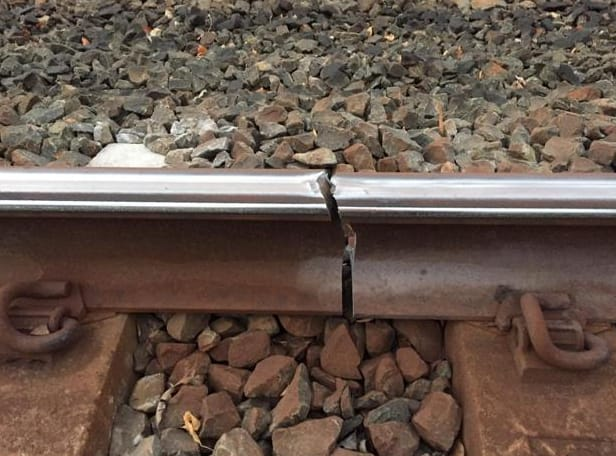
#> input picture track1.jfif, 616 x 456 px; its folder holds only this picture in this run
$ python -i track_detection.py   (imports and definitions only)
#> lines starting #> are read from the running program, lines starting #| are printed output that depends on the picture
import cv2
import numpy as np
import os
import time
from datetime import datetime
import tkinter as tk
from tkinter import ttk, messagebox

try:
    from PIL import Image, ImageTk
    PIL_AVAILABLE = True
except Exception:
    PIL_AVAILABLE = False

try:
    from openpyxl import Workbook, load_workbook
    EXCEL_AVAILABLE = True
except Exception:
    EXCEL_AVAILABLE = False

EXCEL_FILE = "track_results.xlsx"
IMAGE_FOLDER = "images"
EDGE_THRESHOLD = 3000

COLOR_BG = "#0c101e"
COLOR_PANEL = "#151b2d"
COLOR_PANEL_ALT = "#1b2236"
COLOR_BORDER = "#2a3552"
COLOR_TEXT = "#e6eaf2"
COLOR_MUTED = "#9aa6bf"
COLOR_OK = "#33c26b"
COLOR_WARN = "#e04f5f"
COLOR_ACCENT = "#4aa3ff"
COLOR_BUTTON = "#2b3552"
COLOR_BUTTON_HOVER = "#39466a"
COLOR_BUTTON_STOP = "#b73846"
COLOR_BUTTON_STOP_HOVER = "#c84b59"
COLOR_BUTTON_START = "#2fae5d"
COLOR_BUTTON_START_HOVER = "#3ac26d"
COLOR_LIVE_BG = "#2fae5d"

FONT_BASE = ("Segoe UI", 11)
FONT_HEADER = ("Segoe UI", 13, "bold")
FONT_TITLE = ("Segoe UI", 15, "bold")
FONT_BUTTON = ("Segoe UI", 12, "bold")
FONT_MONO = ("Consolas", 10)


# [15 lines left out: function _init_excel, not called in this run]


def detect_crack(image_path):
    """Detect if the railway track has a crack using edge analysis from image file."""
#> called with image_path = 'track1.jfif'
    image = cv2.imread(image_path)
#> image is the input picture: shape (456, 616, 3); mean B, G, R 77.8, 88.1, 104.4
    if image is None:
        return "Invalid Image"

    gray = cv2.cvtColor(image, cv2.COLOR_BGR2GRAY)
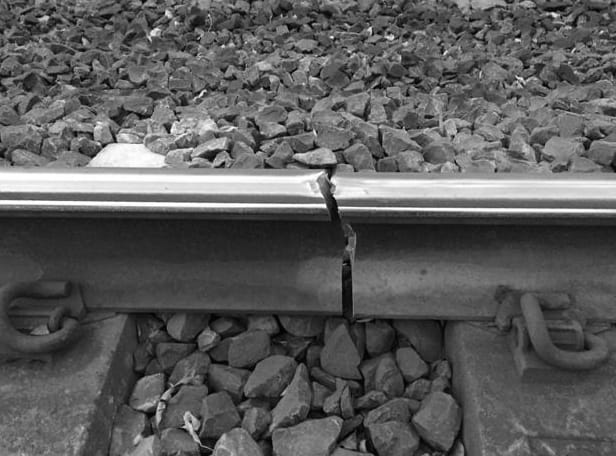
#> gray: shape (456, 616); min 0, max 255, mean 91.8
    blurred = cv2.GaussianBlur(gray, (5, 5), 0)
    edged = cv2.Canny(blurred, 50, 150)
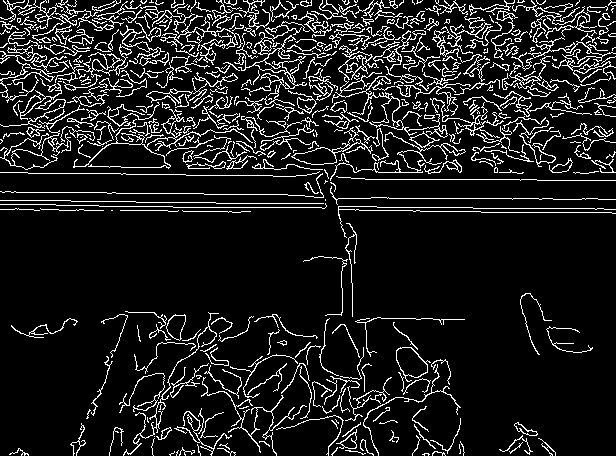
#> edged: shape (456, 616); 11.3% white in thin lines or dots

    edge_count = cv2.countNonZero(edged)
#> edge_count = 31749

    if edge_count > EDGE_THRESHOLD:
        return "crack"
    return "no crack"


# [32 lines left out: functions detect_crack_from_frame, process_all_images, not called in this run]


class TrackDetectionApp:
    # [225 lines left out: functions __init__, _build_ui, _stat_row, _make_button, _set_idle_state, _append_output_log and 5 more, not called in this run]

    def open_settings(self):
        messagebox.showinfo("Settings", "Settings panel is not wired yet. Add thresholds or camera selection here.")

    # [62 lines left out: functions _update_frame, on_close, main, not called in this run]


# [2 lines not run here, left out]

>>> result = detect_crack('track1.jfif')

$ run again, on tract2.jfif
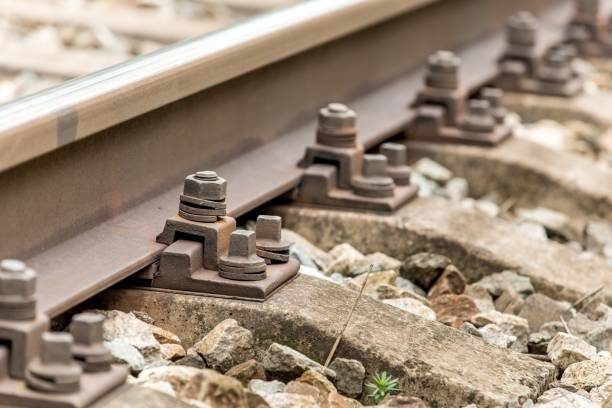
#> input picture tract2.jfif, 612 x 408 px
#> in detect_crack, image is the input picture: shape (408, 612, 3); mean B, G, R 122.6, 140, 157.3
#> in detect_crack, `gray = cv2.cvtColor(image, cv2.COLOR_BGR2GRAY)`:
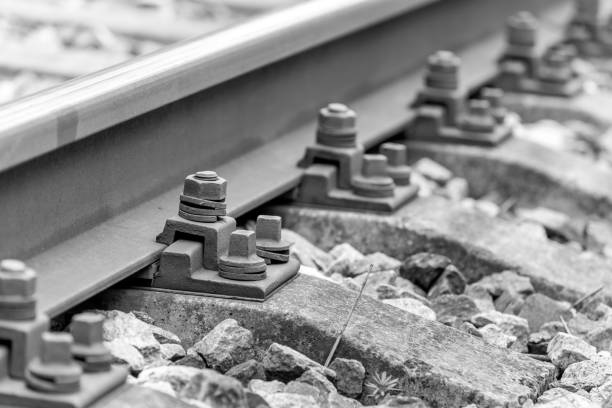
#> gray: shape (408, 612); min 0, max 255, mean 143.2
#> in detect_crack, `edged = cv2.Canny(blurred, 50, 150)`:
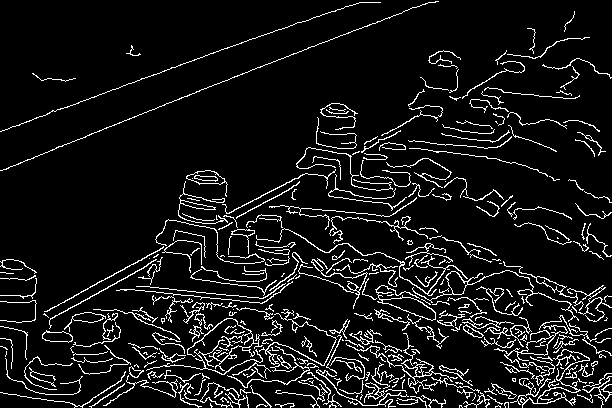
#> edged: shape (408, 612); 8.5% white in thin lines or dots
#> edge_count = 21134
